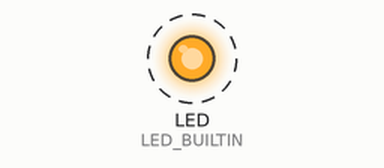
This sketch was run on a simulated Raspberry Pi Pico W. Shown: output pins drawn as LEDs (lit = HIGH). Dashed ring = blinking. What the sketch prints to the serial monitor is not drawn.

Above: at 0.1 s.
Timing chart, 0 to 3.0 s (numbered marks = the images above):
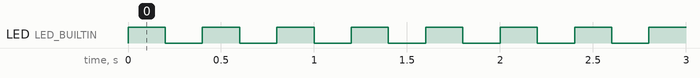

The sketch:

Sanity.ino
```cpp
#include <Arduino.h>


void setup()
{
  Serial.begin(9600);
  Serial.println("Hello World!");
  pinMode(LED_BUILTIN, OUTPUT);
}

void loop()
{
  Serial.println("Hello World!");
	digitalWrite(LED_BUILTIN, HIGH);
  delay(200);
	digitalWrite(LED_BUILTIN, LOW);
  delay(200);
}
```

Measured:
- by itself, LED (LED_BUILTIN): alternates HIGH for 0.20 s and LOW for 0.20 s
